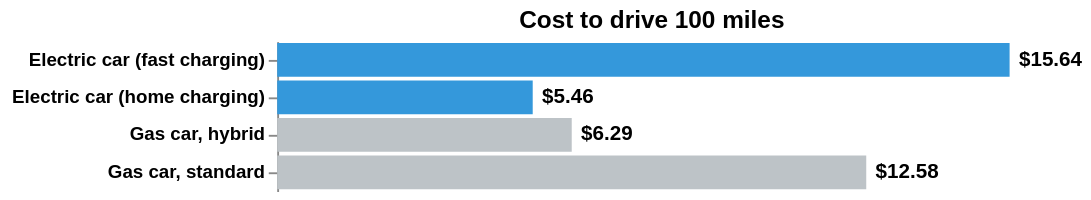

Notebook code for this chart:
### Markdown cell above
### Checkpoint 6: Sort bars by cost (lowest to highest)

You can use the `sort` parameter in `alt.Y()` to control the ordering. Pass the name of the encoding channel you want to sort by.

### Code cell
# TODO: Sort bars by cost
# Copy the code from checkpoint 4
# Make necessary changes to sort the bars by cost
# 1. Update the base chart with sorting logic
base = alt.Chart(viz_data).encode(
    x=alt.X('cost:Q').axis(None),
    # Sort the y-axis (vehicle_type) based on the x-axis values (cost)
    y=alt.Y('vehicle_type:N', sort='x').title(None)
).properties(
    title='Cost to drive 100 miles',
    width=400
)

# 2. Re-apply the marks (they inherit the sorting from the base)
bars = base.mark_bar().encode(
    color=alt.Color('category:N').scale(
        domain=['electric', 'gas'],
        range=['#3498db', '#bdc3c7']
    ).legend(None)
)

text = base.mark_text(
    align='left',
    dx=5,
    fontWeight='bold'
).encode(
    text=alt.Text('cost:Q', format='$.2f')
)

# 3. Final layering and configuration
final_chart = (bars + text).configure_axis(
    grid=False,
    labelFontWeight='bold'
).configure_view(
    stroke=None
)

final_chart.display()

### Figure 1 — Vega-Lite specification as saved in the notebook (floating-point values rounded to 4 significant figures)
{"config": {"view": {"continuousWidth": 300, "continuousHeight": 300, "stroke": null}, "axis": {"grid": false, "labelFontWeight": "bold"}}, "layer": [{"mark": {"type": "bar"}, "encoding": {"color": {"field": "category", "legend": null, "scale": {"domain": ["electric", "gas"], "range": ["#3498db", "#bdc3c7"]}, "type": "nominal"}, "x": {"axis": null, "field": "cost", "type": "quantitative"}, "y": {"field": "vehicle_type", "sort": "x", "title": null, "type": "nominal"}}, "title": "Cost to drive 100 miles"}, {"mark": {"type": "text", "align": "left", "dx": 5, "fontWeight": "bold"}, "encoding": {"text": {"field": "cost", "format": "$.2f", "type": "quantitative"}, "x": {"axis": null, "field": "cost", "type": "quantitative"}, "y": {"field": "vehicle_type", "sort": "x", "title": null, "type": "nominal"}}, "title": "Cost to drive 100 miles"}], "data": {"name": "data-7bda8b2e114ab2ce6e88943cf463a6bc"}, "width": 400, "$schema": "https://vega.github.io/schema/vega-lite/v6.1.0.json", "datasets": {"data-7bda8b2e114ab2ce6e88943cf463a6bc": [{"vehicle_type": "Electric car (home charging)", "cost": 5.457, "category": "electric"}, {"vehicle_type": "Gas car, hybrid", "cost": 6.29, "category": "gas"}, {"vehicle_type": "Gas car, standard", "cost": 12.58, "category": "gas"}, {"vehicle_type": "Electric car (fast charging)", "cost": 15.64, "category": "electric"}]}}
